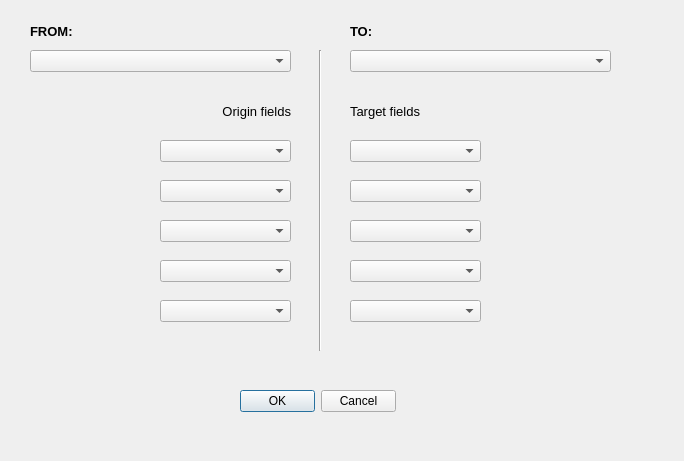
<?xml version="1.0" encoding="UTF-8"?>
<ui version="4.0">
 <class>CopyFromVectorDialog</class>
 <widget class="QDialog" name="CopyFromVectorDialog">
  <property name="geometry">
   <rect>
    <x>0</x>
    <y>0</y>
    <width>684</width>
    <height>461</height>
   </rect>
  </property>
  <property name="windowTitle">
   <string>Copy fields from vector to vector</string>
  </property>
  <property name="layoutDirection">
   <enum>Qt::LeftToRight</enum>
  </property>
  <widget class="QLabel" name="labelLayer">
   <property name="geometry">
    <rect>
     <x>30</x>
     <y>20</y>
     <width>71</width>
     <height>22</height>
    </rect>
   </property>
   <property name="font">
    <font>
     <pointsize>10</pointsize>
     <weight>75</weight>
     <bold>true</bold>
    </font>
   </property>
   <property name="layoutDirection">
    <enum>Qt::LeftToRight</enum>
   </property>
   <property name="text">
    <string>FROM:</string>
   </property>
   <property name="alignment">
    <set>Qt::AlignLeading|Qt::AlignLeft|Qt::AlignVCenter</set>
   </property>
  </widget>
  <widget class="QComboBox" name="cmbLayerFrom">
   <property name="geometry">
    <rect>
     <x>30</x>
     <y>50</y>
     <width>261</width>
     <height>22</height>
    </rect>
   </property>
  </widget>
  <widget class="QLabel" name="labelLayer_2">
   <property name="geometry">
    <rect>
     <x>350</x>
     <y>20</y>
     <width>71</width>
     <height>22</height>
    </rect>
   </property>
   <property name="font">
    <font>
     <pointsize>10</pointsize>
     <weight>75</weight>
     <bold>true</bold>
    </font>
   </property>
   <property name="text">
    <string>TO:</string>
   </property>
   <property name="alignment">
    <set>Qt::AlignLeading|Qt::AlignLeft|Qt::AlignVCenter</set>
   </property>
  </widget>
  <widget class="QComboBox" name="cmbLayerTo">
   <property name="geometry">
    <rect>
     <x>350</x>
     <y>50</y>
     <width>261</width>
     <height>22</height>
    </rect>
   </property>
  </widget>
  <widget class="Line" name="line">
   <property name="geometry">
    <rect>
     <x>310</x>
     <y>50</y>
     <width>20</width>
     <height>301</height>
    </rect>
   </property>
   <property name="orientation">
    <enum>Qt::Vertical</enum>
   </property>
  </widget>
  <widget class="QLabel" name="labelField">
   <property name="geometry">
    <rect>
     <x>210</x>
     <y>100</y>
     <width>81</width>
     <height>22</height>
    </rect>
   </property>
   <property name="font">
    <font>
     <pointsize>10</pointsize>
    </font>
   </property>
   <property name="layoutDirection">
    <enum>Qt::LeftToRight</enum>
   </property>
   <property name="text">
    <string>Origin fields</string>
   </property>
   <property name="alignment">
    <set>Qt::AlignRight|Qt::AlignTrailing|Qt::AlignVCenter</set>
   </property>
  </widget>
  <widget class="QLabel" name="labelField_2">
   <property name="geometry">
    <rect>
     <x>350</x>
     <y>100</y>
     <width>81</width>
     <height>22</height>
    </rect>
   </property>
   <property name="font">
    <font>
     <pointsize>10</pointsize>
    </font>
   </property>
   <property name="layoutDirection">
    <enum>Qt::LeftToRight</enum>
   </property>
   <property name="text">
    <string>Target fields</string>
   </property>
   <property name="alignment">
    <set>Qt::AlignLeading|Qt::AlignLeft|Qt::AlignVCenter</set>
   </property>
  </widget>
  <widget class="QComboBox" name="cmbFieldFrom_1">
   <property name="geometry">
    <rect>
     <x>160</x>
     <y>140</y>
     <width>131</width>
     <height>22</height>
    </rect>
   </property>
  </widget>
  <widget class="QComboBox" name="cmbFieldFrom_2">
   <property name="geometry">
    <rect>
     <x>160</x>
     <y>180</y>
     <width>131</width>
     <height>22</height>
    </rect>
   </property>
  </widget>
  <widget class="QComboBox" name="cmbFieldFrom_3">
   <property name="geometry">
    <rect>
     <x>160</x>
     <y>220</y>
     <width>131</width>
     <height>22</height>
    </rect>
   </property>
  </widget>
  <widget class="QComboBox" name="cmbFieldFrom_4">
   <property name="geometry">
    <rect>
     <x>160</x>
     <y>260</y>
     <width>131</width>
     <height>22</height>
    </rect>
   </property>
  </widget>
  <widget class="QComboBox" name="cmbFieldFrom_5">
   <property name="geometry">
    <rect>
     <x>160</x>
     <y>300</y>
     <width>131</width>
     <height>22</height>
    </rect>
   </property>
  </widget>
  <widget class="QComboBox" name="cmbFieldTo_3">
   <property name="geometry">
    <rect>
     <x>350</x>
     <y>220</y>
     <width>131</width>
     <height>22</height>
    </rect>
   </property>
  </widget>
  <widget class="QComboBox" name="cmbFieldTo_1">
   <property name="geometry">
    <rect>
     <x>350</x>
     <y>140</y>
     <width>131</width>
     <height>22</height>
    </rect>
   </property>
  </widget>
  <widget class="QComboBox" name="cmbFieldTo_4">
   <property name="geometry">
    <rect>
     <x>350</x>
     <y>260</y>
     <width>131</width>
     <height>22</height>
    </rect>
   </property>
  </widget>
  <widget class="QComboBox" name="cmbFieldTo_5">
   <property name="geometry">
    <rect>
     <x>350</x>
     <y>300</y>
     <width>131</width>
     <height>22</height>
    </rect>
   </property>
  </widget>
  <widget class="QComboBox" name="cmbFieldTo_2">
   <property name="geometry">
    <rect>
     <x>350</x>
     <y>180</y>
     <width>131</width>
     <height>22</height>
    </rect>
   </property>
  </widget>
  <widget class="QDialogButtonBox" name="buttonBox">
   <property name="enabled">
    <bool>true</bool>
   </property>
   <property name="geometry">
    <rect>
     <x>240</x>
     <y>390</y>
     <width>156</width>
     <height>23</height>
    </rect>
   </property>
   <property name="standardButtons">
    <set>QDialogButtonBox::Cancel|QDialogButtonBox::Ok</set>
   </property>
  </widget>
 </widget>
 <connections/>
 <designerdata>
  <property name="gridDeltaX">
   <number>10</number>
  </property>
  <property name="gridDeltaY">
   <number>10</number>
  </property>
  <property name="gridSnapX">
   <bool>true</bool>
  </property>
  <property name="gridSnapY">
   <bool>true</bool>
  </property>
  <property name="gridVisible">
   <bool>true</bool>
  </property>
 </designerdata>
</ui>
